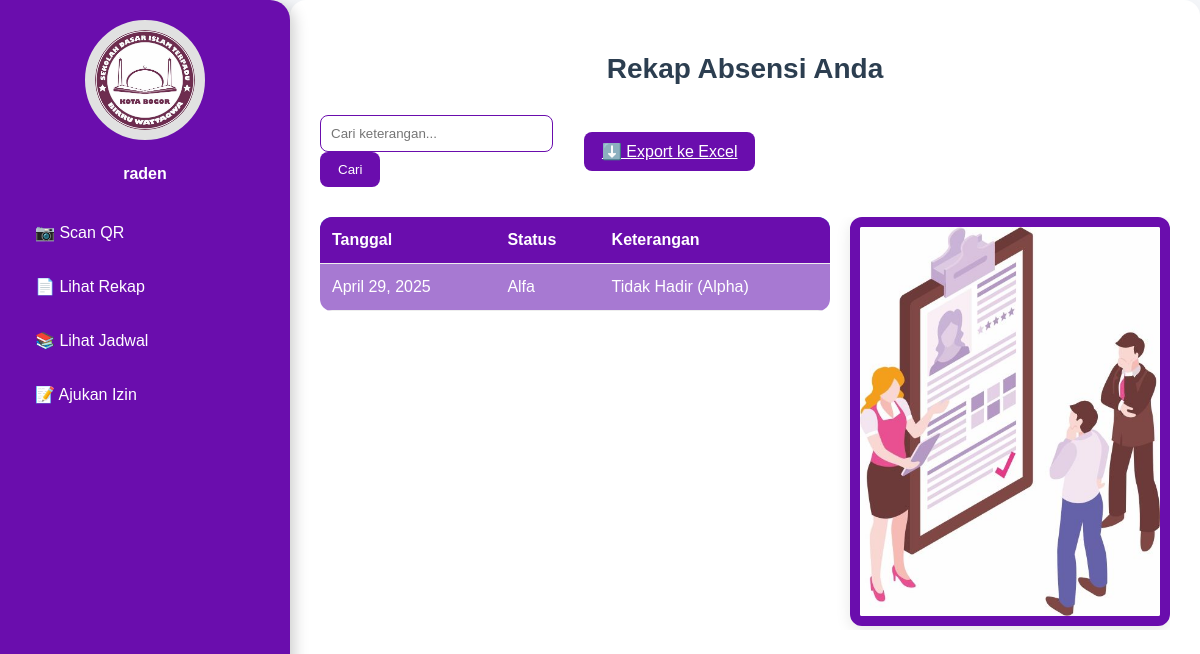
The app's page /rekap-guru/ (signed in), older data.
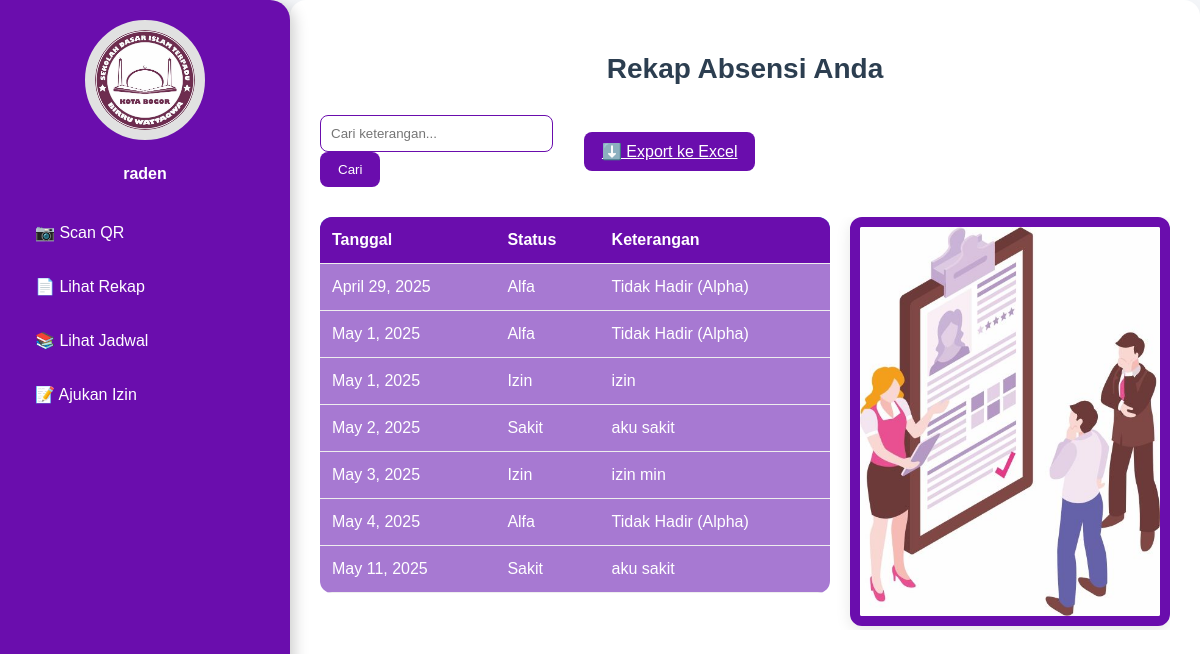
The same page, newer data.
### birruwattaqwa/models.py (models this page shows, shortened)
class Absensi(models.Model):
    STATUS_CHOICES = [
        ('Hadir', 'Hadir'),
        ('Izin', 'Izin'),
        ('Sakit', 'Sakit'),
        ('Alfa', 'Alfa'),
    ]
    guru = models.ForeignKey(User, on_delete=models.CASCADE)
    tanggal = models.DateField(auto_now_add=True)
    status = models.CharField(max_length=10, choices=STATUS_CHOICES)
    keterangan = models.TextField(blank=True, null=True)  # Keterangan umum
    bulan = models.CharField(max_length=20)  # Simpan bulan sebagai nama, bukan angka
    tahun = models.IntegerField()
    jam_absensi = models.TimeField(auto_now_add=True)
    lokasi = models.CharField(max_length=255, blank=True, null=True)
    latitude = models.FloatField(blank=True, null=True)  # Tambahkan ini
    longitude = models.FloatField(blank=True, null=True)  # Tambahkan ini
    qrcodes = models.ImageField(upload_to='qr_codes/', blank=True)

### birruwattaqwa/views.py (the view, shortened to what this page needs)
# urls.py: path('rekap-guru/', rekap_absensi_guru, name='rekap_guru'),
@login_required
def rekap_absensi_guru(request):
    user = request.user
    if not user.groups.filter(name='Guru').exists():
        return HttpResponse("Anda tidak memiliki akses ke halaman ini.", status=403)
    absensi_list = Absensi.objects.filter(guru=user)
    search_query = request.GET.get('search', '')
    if search_query:
        absensi_list = absensi_list.filter(keterangan__icontains=search_query)
    return render(request, 'birruwattaqwa/guru/rekap_guru.html', {
        'absensi_list': absensi_list,
        'search_query': search_query,
    })

### birruwattaqwa/templates/birruwattaqwa/guru/rekap_guru.html (shortened to what this page needs)
{% load static %}
<!DOCTYPE html>
<html lang="en">
<head>
    <link rel="stylesheet" href="{% static 'css/guru/rekap_guru.css' %}">
    <link rel="stylesheet" href="{% static 'css/guru/Dash_rekap.css' %}">
</head>
<body>
    <div class="dashboard">
        <div class="sidebar">
            <div class="profile">
                <a href="{% url 'dashboard_guru' %}">
                    <img src="/media/logo.jpeg" alt="Foto Guru">
                </a>
                <h4>{{ request.user.username }}</h4>
            </div>
            <ul>
                <li><a href="{% url 'scan_qr_view' %}">📷 Scan QR</a></li>
                <li><a href="{% url 'rekap_guru' %}">📄 Lihat Rekap</a></li>
                <li><a href="{% url 'jadwal_guru' %}">📚 Lihat Jadwal</a></li>
                <li><a href="{% url 'absent' %}">📝 Ajukan Izin</a></li>
            </ul>
        </div>
        <div class="content">
            <h2>Rekap Absensi Anda</h2>
            <div class="actions">
                <form method="get" class="search-bar">
                    <input type="text" name="search" placeholder="Cari keterangan..." value="{{ search_query }}">
                    <button type="submit" class="btn">Cari</button>
                </form>
                <a href="?export=true" class="btn">⬇️ Export ke Excel</a>
            </div>
            <div class="table-wrapper">
                <table>
                    <thead>
                        <tr>
                            <th>Tanggal</th>
                            <th>Status</th>
                            <th>Keterangan</th>
                        </tr>
                    </thead>
                    <tbody>
                        {% for absen in absensi_list %}
                            <tr>
                                <td>{{ absen.tanggal }}</td>
                                <td>{{ absen.status }}</td>
                                <td>{{ absen.keterangan|default:"-" }}</td>
                            </tr>
                        {% empty %}
                            <tr>
                                <td colspan="3">Tidak ada data absensi.</td>
                            </tr>
                        {% endfor %}
                    </tbody>
                </table>
                <div class="form-image">
                    <img src="/media/absen.jpeg" alt="Ilustrasi Absensi">
                </div>
            </div>
        </div>
    </div>
</body>
</html>

### birruwattaqwa/static/css/guru/rekap_guru.css (style rules this page uses)
body { font-family: 'Poppins', sans-serif; background: #f0f4f8; margin: 0; padding: 0; color: #333; }
.content { flex: 1; padding: 30px; background: #fff; border-radius: 16px; box-shadow: 0 10px 25px rgba(0, 0, 0, 0.08); overflow-y: auto; margin-left: 290px; }
h2 { font-size: 28px; color: #2c3e50; text-align: center; margin-bottom: 30px; }
.actions { display: flex; align-items: center; margin-bottom: 30px; }
.actions .search-bar input { padding: 10px; width: 80%; border-radius: 8px; border: 1px solid #6a0dad; transition: 0.3s ease; justify-content: space-between; }
.actions .btn { padding: 10px 18px; background-color: #6a0dad; border: none; color: white; border-radius: 8px; cursor: pointer; transition: 0.3s; font-weight: 500; }
.table-wrapper { overflow-x: auto; display: flex; align-items: flex-start; gap: 20px; margin-top: 20px; }
.table-wrapper table { flex: 1; min-width: 0; }
.form-image { flex: fixed; text-align: center; }
.form-image img { width: 100%; height: auto; border-radius: 12px; box-shadow: 0 4px 15px rgba(0, 0, 0, 0.1); animation: fadeIn 0.8s ease; border-color: #6a0dad; }
table { width: 100%; border-collapse: collapse; border-radius: 12px; overflow: hidden; }
thead { background-color: #6a0dad; color: white; }
th { padding: 12px 16px; text-align: center; border-bottom: 1px solid #e6e6e6; background-color: #6a0dad; }
td { padding: 12px 16px; text-align: center; border-bottom: 1px solid #e6e6e6; background-color: #a779d2; color: white; }
tbody td { word-break: break-word; }

### birruwattaqwa/static/css/guru/dash_rekap.css (style rules this page uses)
body { font-family: 'Poppins', sans-serif; margin: 0; padding: 0; display: flex; min-height: 100vh; background-color: #f5f7fa; color: #333; }
.dashboard { display: flex; min-height: 100vh; width: 100%; box-sizing: border-box; }
.sidebar { width: 250px; background-color: #6a0dad; color: white; padding: 20px; border-radius: 0 20px 20px 0; box-shadow: 4px 4px 15px rgba(0, 0, 0, 0.2); position: fixed; top: 0; bottom: 0; left: 0; }
.sidebar .profile { text-align: center; margin-bottom: 30px; }
.sidebar .profile img { width: 100px; height: 100px; border-radius: 50%; object-fit: cover; transition: transform 0.3s ease-in-out; }
.sidebar ul { list-style: none; padding: 0; }
.sidebar ul li { margin: 15px 0; }
.sidebar ul li a { color: white; text-decoration: none; display: block; padding: 10px 15px; border-radius: 12px; transition: background-color 0.3s, transform 0.3s; }
h2 { text-align: center; font-weight: 600; margin-bottom: 30px; color: #2c3e50; }
table { width: 100%; border-collapse: collapse; animation: slideUp 0.5s ease; }
table thead { background: #3498db; color: white; }
table th, table td { padding: 14px 12px; text-align: left; border-bottom: 1px solid #eee; }
img { width: 100%; max-width: 300px; border: 10px solid #e1e1e1; border-radius: 20px; background: white; }

Row changes from the older to the newer data that the page shows:
added Absensi: tanggal "May 1, 2025", status "Alfa", keterangan "Tidak Hadir (Alpha)"
added Absensi: tanggal "May 1, 2025", status "Izin", keterangan "izin"
added Absensi: tanggal "May 2, 2025", status "Sakit", keterangan "aku sakit"
added Absensi: tanggal "May 3, 2025", status "Izin", keterangan "izin min"
added Absensi: tanggal "May 4, 2025", status "Alfa", keterangan "Tidak Hadir (Alpha)"
added Absensi: tanggal "May 11, 2025", status "Sakit", keterangan "aku sakit"
